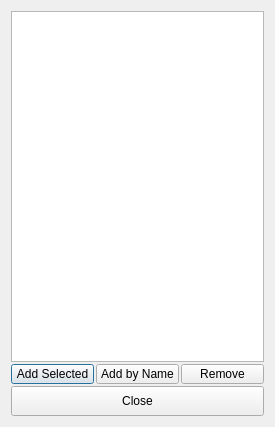
<?xml version="1.0" encoding="UTF-8"?>
<ui version="4.0">
 <class>Dialog</class>
 <widget class="QDialog" name="Dialog">
  <property name="geometry">
   <rect>
    <x>0</x>
    <y>0</y>
    <width>275</width>
    <height>427</height>
   </rect>
  </property>
  <property name="windowTitle">
   <string>Objects List</string>
  </property>
  <layout class="QVBoxLayout" name="verticalLayout" stretch="1,0,0">
   <property name="spacing">
    <number>2</number>
   </property>
   <item>
    <widget class="QListWidget" name="listWidget">
     <property name="font">
      <font>
       <pointsize>12</pointsize>
      </font>
     </property>
     <property name="showDropIndicator" stdset="0">
      <bool>false</bool>
     </property>
     <property name="dragEnabled">
      <bool>false</bool>
     </property>
     <property name="dragDropMode">
      <enum>QAbstractItemView::NoDragDrop</enum>
     </property>
     <property name="selectionMode">
      <enum>QAbstractItemView::ExtendedSelection</enum>
     </property>
     <property name="selectionBehavior">
      <enum>QAbstractItemView::SelectRows</enum>
     </property>
    </widget>
   </item>
   <item>
    <layout class="QHBoxLayout" name="horizontalLayout_64">
     <property name="spacing">
      <number>2</number>
     </property>
     <item>
      <widget class="QPushButton" name="add_btn">
       <property name="sizePolicy">
        <sizepolicy hsizetype="Fixed" vsizetype="Fixed">
         <horstretch>0</horstretch>
         <verstretch>0</verstretch>
        </sizepolicy>
       </property>
       <property name="minimumSize">
        <size>
         <width>30</width>
         <height>0</height>
        </size>
       </property>
       <property name="maximumSize">
        <size>
         <width>4000</width>
         <height>20</height>
        </size>
       </property>
       <property name="text">
        <string>Add Selected</string>
       </property>
      </widget>
     </item>
     <item>
      <widget class="QPushButton" name="addByName_btn">
       <property name="sizePolicy">
        <sizepolicy hsizetype="Fixed" vsizetype="Fixed">
         <horstretch>0</horstretch>
         <verstretch>0</verstretch>
        </sizepolicy>
       </property>
       <property name="minimumSize">
        <size>
         <width>30</width>
         <height>0</height>
        </size>
       </property>
       <property name="maximumSize">
        <size>
         <width>4000</width>
         <height>20</height>
        </size>
       </property>
       <property name="text">
        <string>Add by Name</string>
       </property>
      </widget>
     </item>
     <item>
      <widget class="QPushButton" name="remove_btn">
       <property name="sizePolicy">
        <sizepolicy hsizetype="Fixed" vsizetype="Fixed">
         <horstretch>0</horstretch>
         <verstretch>0</verstretch>
        </sizepolicy>
       </property>
       <property name="minimumSize">
        <size>
         <width>30</width>
         <height>0</height>
        </size>
       </property>
       <property name="maximumSize">
        <size>
         <width>4000</width>
         <height>20</height>
        </size>
       </property>
       <property name="text">
        <string>Remove</string>
       </property>
      </widget>
     </item>
    </layout>
   </item>
   <item>
    <widget class="QPushButton" name="close_btn">
     <property name="sizePolicy">
      <sizepolicy hsizetype="Fixed" vsizetype="Fixed">
       <horstretch>0</horstretch>
       <verstretch>0</verstretch>
      </sizepolicy>
     </property>
     <property name="minimumSize">
      <size>
       <width>30</width>
       <height>30</height>
      </size>
     </property>
     <property name="maximumSize">
      <size>
       <width>4000</width>
       <height>200</height>
      </size>
     </property>
     <property name="text">
      <string>Close</string>
     </property>
    </widget>
   </item>
  </layout>
 </widget>
 <resources/>
 <connections/>
</ui>
